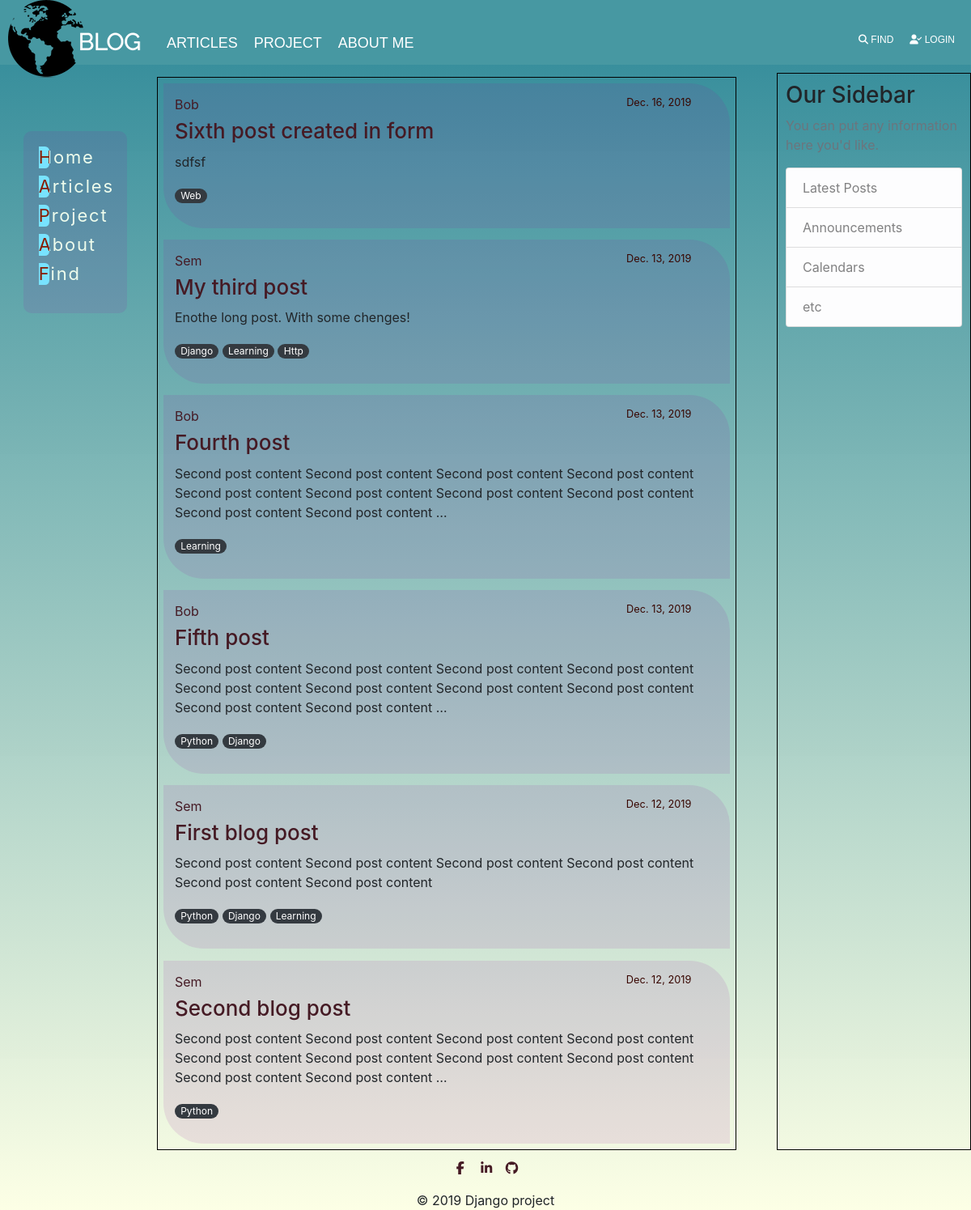
Screenshot of /blog/ with the database file from the repository.
### my_blog/models.py (models this page shows, shortened)
class Post(models.Model):
    title = models.CharField(max_length=150, db_index=True)
    slug = models.SlugField(max_length=150, blank=True, unique=True)
    body = models.TextField(blank=True, db_index=True)
    date_posted = models.DateField(default=timezone.now)
    author = models.ForeignKey(User, on_delete=models.CASCADE)
    tags = models.ManyToManyField('Tag', blank=True, related_name='posts')
    def get_absolute_url(self):
        return reverse('post_detail', kwargs={'slug': self.slug})

class Tag(models.Model):
    tag = models.CharField(max_length=50, unique=True)
    slug = models.SlugField(max_length=50, unique=True)
    def __str__(self):
        return self.tag

### my_blog/views.py (the view)
# urls.py: path('', PostsList.as_view(), name='blog_home'),
class PostsList(ListView):
    model = Post
    template_name = 'my_blog/blog_post_list.html'
    context_object_name = 'posts'
    ordering = ['-date_posted']

### my_blog/templates/my_blog/blog_post_list.html (shortened to what this page needs)
{% extends 'my_blog/blog_base.html' %}
{% block content %}
    {% for post in posts %}
        {%  include 'my_blog/includes/post_cards_template.html' %}
    {% endfor %}
{% endblock %}

### my_blog/templates/my_blog/includes/post_cards_template.html
<div class="media-body">
    <div class="media-article">
        <div class="article-metadata">
            <a class="mr-2" href="#">{{ post.author }}</a>
            <small class="text-muted">{{ post.date_posted }}</small>
        </div>
        <h2><a class="article-title" href="{{ post.get_absolute_url }}">{{ post.title }}</a></h2>
        <p class="article-content">{{ post.body|truncatewords:30 }}</p>
        <p>
            {% for tag in post.tags.all %}
            <a href="{% url 'tags_list' %}" class="badge badge-pill badge-dark">{{ tag }}</a>
        {% endfor %}
        </p>
    </div>
</div>

### static/styles.css (style rules this page uses)
body { display: grid; grid-template-areas: "header header header" "aside article ads" "footer footer footer"; grid-template-rows: 10% 1fr 7%; grid-template-columns: 12% 1fr 20%; grid-row-gap: 10px; grid-column-gap: 10px; height: 100vh; margin: 0; }
body:before { content: ''; position: fixed; top: 0; bottom: 0; width: 100%; z-index: -1; background: linear-gradient(0deg, rgba(252, 255, 223, 0.8057598039215687) 0%, rgba(0, 111, 130, 0.819765406162465) 100%); }
main a { color: #451a24; text-decoration: none; }
.media-body { justify-content: space-between; padding: 1%; width: 100%; }
.media-article { background: rgba(158, 20, 167, 0.11); padding: 2%; border-radius: 0 50px 0 50px; }
small.text-muted { color: #380600 !important; float: right; }
.article-title { font-size: 26px; }
.article-metadata { width: 95%; }
a.badge-dark { font-weight: normal; }

### rows the page displays
Post: author "Bob", date_posted "Dec. 16, 2019", title "Sixth post created in form", body "sdfsf"
Tag: tag "Web"
Post: author "Sem", date_posted "Dec. 13, 2019", title "My third post", body "Enothe long post. With some chenges!"
Tag: tag "Django"
Tag: tag "Learning"
Tag: tag "Http"
Post: author "Bob", date_posted "Dec. 13, 2019", title "Fourth post", body "Second post content Second post content Second post content Second post content Second post content Second post content Second post content Second post content Second post content Second post content …"
Post: author "Bob", date_posted "Dec. 13, 2019", title "Fifth post", body "Second post content Second post content Second post content Second post content Second post content Second post content Second post content Second post content Second post content Second post content …"
Tag: tag "Python"
Post: author "Sem", date_posted "Dec. 12, 2019", title "First blog post", body "Second post content Second post content Second post content Second post content Second post content Second post content"
Post: author "Sem", date_posted "Dec. 12, 2019", title "Second blog post", body "Second post content Second post content Second post content Second post content Second post content Second post content Second post content Second post content Second post content Second post content …"
